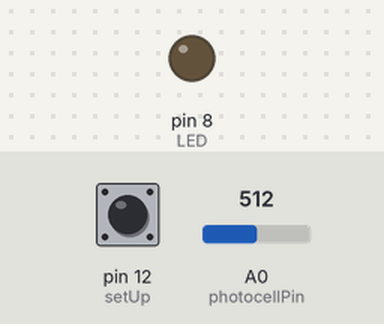
Simulated run of this sketch. Board: Arduino Uno, built with avr-gcc and run on an emulated ATmega328P. Parts: output pins drawn as LEDs (lit = HIGH). Inputs (shaded band) come from the test bench; at power-on: pin 12 (setUp) LOW, A0 (photocellPin) = 512. What the sketch prints to the serial monitor is not drawn.

Above: at 2.8 s.
2.9 s: pin 12 (setUp) pulled HIGH for 2.35 s
At 4.8 s:
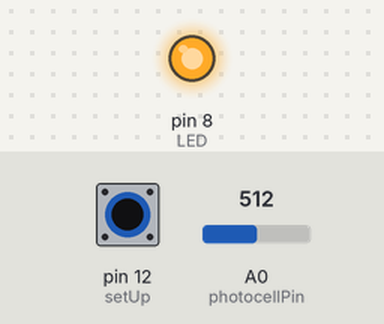
Timing chart, 0 to 18.5 s (numbered marks = the images above; inputs shaded):
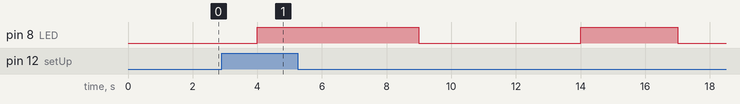

Measured:
- after the input at 2.9 s, pin 8 (LED): LOW → HIGH after 1.1 s, → LOW 5.0 s later, → HIGH 5.0 s later, → LOW 3.0 s later

The sketch:

Icarus_0.1.ino.ino
```cpp
int setUp = 12;
int photocellPin = A0;
int photocellReading = 0;
int LED = 8;
int buttonState = 0;
//Light Values
int lightValue = 0;
int lightValueMax = 0;
int lightValueMin = 0;
//Dark Values
int darkValue = 0;
int darkValueMax = 0;
int darkValueMin = 0;

void setup() {
  // put your setup code here, to run once:
  Serial.begin(9600);
  pinMode(setUp,INPUT);
  pinMode(LED,OUTPUT);


}

void loop() {
  // put your main code here, to run repeatedly:
  photocellReading = analogRead(photocellPin);
  delay(2000);
  //Serial.println(photocellReading);


  if(digitalRead(setUp) == HIGH)
  {
    digitalWrite(LED,HIGH);
    delay(2000);
    lightValue = analogRead(photocellPin);
    lightValueMax = lightValue + 20;
    lightValueMin = lightValue - 20;
    Serial.print("Light set at");
    Serial.println(lightValue);
    delay(3000);
    digitalWrite(LED,LOW);
    delay(5000);
    digitalWrite(LED,HIGH);
    darkValue = analogRead(photocellPin);
    darkValueMax = darkValue + 20;
    darkValueMin = darkValue - 60;
    Serial.print("Dark set at");
    Serial.println(darkValue);
    delay(3000);
    digitalWrite(LED,LOW);
  }

  if (photocellReading >= lightValueMin && photocellReading <= lightValueMax)
  {
    Serial.println("Light");
  }
  if (photocellReading >= darkValueMin && photocellReading <= darkValueMax)
  {
    Serial.println("Dark");
  }


}
```
